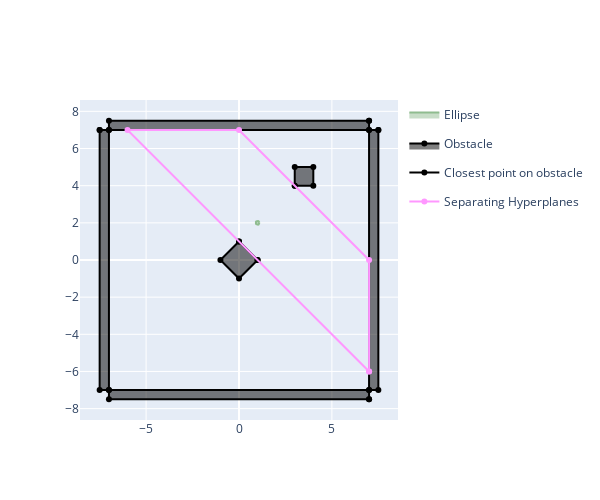

Notebook source saved alongside this figure:
### Code cell
def find_hyperplanes(C, d, obs):
    # Step 1: Find separating hyperplanes which will allow further expansion of the ellipse:
    
    # For each obstacle, find the point on its boundary which is closest to the origin
    # by solving the quadratic program defined in Eqn.4 in Deits 2014
    # Note that x_tilde is in ball-space!
    n_obs = len(obs)
    A = np.zeros((n_obs, 2))
    b = np.zeros((n_obs, 1))
    x_stars = np.zeros((2, n_obs))
    
    # TODO: This can be optimized by checking at the end of each step if there are other obstacles separated by the 
    # the new plane, and then ignoring them in future steps.
    # TODO: This can be optimized by starting with the obstacle closest to the ellipse, working outward
    for j, obs_j in enumerate(obs):
        # Transform obstacle points from world frame into world-space into ball-space
        obs_j_ball_space = np.linalg.inv(C) @ (obs_j - d)
        
        # Find closest point in ball-space
        x_tilde = cp.Variable((2, 1))
        w = cp.Variable((obs_j.shape[1], 1), nonneg=True)
        obj = cp.Minimize(cp.sum_squares(x_tilde)) # Find point which is closest to origin
        constr = [obs_j_ball_space @ w == x_tilde, cp.sum(w) == 1] # Constrain x to inside of obstacle via convex combination of vertices
        prob = cp.Problem(obj, constr)
        prob.solve()

        # Transform the closest point in ball-space back to world space
        x_star_j = C @ x_tilde.value + d

        # Step 1b: Find a and b defining the plane tangent to ellipse which passes through x_star
        # Eqn 6 of Deits 2014
        C_inv = np.linalg.inv(C)
        A[j, :] = (2 * C_inv @ C_inv.T @ (x_star_j - d)).T
        b[j] = A[j,:] @ x_star_j
        
        x_stars[:, j] = np.squeeze(x_star_j)
    return A, b, x_stars

def plot_planes(A, b, d_0, fig=go.Figure()):
    hs = HalfspaceIntersection(np.hstack([A, -b]), d_0.flatten()).intersections
    hs_center = np.mean(hs, axis=1)
    thetas = np.arctan2(hs[:, 1] - hs_center[1], hs[:, 0] - hs_center[0])
    hs = hs[np.argsort(thetas)]
    fig.add_trace(go.Scatter(
        x=np.concatenate([hs[:, 0], [hs[0,0]]]),
        y=np.concatenate([hs[:, 1],[hs[0,1]]]),
        name="Separating Hyperplanes"
    ))
    return fig

A, b, x_stars = find_hyperplanes(C_0, d_0, obs)

fig = go.Figure()
plot_ellipse(C_0, d_0, fig)
plot_obs(obs, fig)

fig.add_trace(go.Scatter(
    x=x_star[0],
    y=x_star[1],
    name="Closest point on obstacle",
    marker=dict(color="black")
))

plot_planes(A, b, d_0, fig)
fig.show()

### Figure 1 — Plotly figure (JSON) as saved in the notebook; plotly's stock layout.template omitted (floating-point values rounded to 4 significant figures)
{"data": [{"fill": "toself", "line": {"color": "darkseagreen"}, "name": "Ellipse", "type": "scatter", "x": [1.1, 1.095, 1.079, 1.055, 1.025, 0.9917, 0.9598, 0.9323, 0.9121, 0.9014, 0.9014, 0.9121, 0.9323, 0.9598, 0.9917, 1.025, 1.055, 1.079, 1.095, 1.1], "y": [2, 2.032, 2.061, 2.084, 2.097, 2.1, 2.092, 2.074, 2.048, 2.016, 1.984, 1.952, 1.926, 1.908, 1.9, 1.903, 1.916, 1.939, 1.968, 2]}, {"fill": "toself", "legendgroup": "obstacle", "line": {"color": "black"}, "name": "Obstacle", "showlegend": true, "type": "scatter", "x": [1, 0, -1, 0, 1], "y": [0, 1, 0, -1, 0]}, {"fill": "toself", "legendgroup": "obstacle", "line": {"color": "black"}, "name": "Obstacle", "showlegend": false, "type": "scatter", "x": [3, 4, 4, 3, 3], "y": [4, 4, 5, 5, 4]}, {"fill": "toself", "legendgroup": "obstacle", "line": {"color": "black"}, "name": "Obstacle", "showlegend": false, "type": "scatter", "x": [7.5, 7, 7, 7.5, 7.5], "y": [7, 7, -7, -7, 7]}, {"fill": "toself", "legendgroup": "obstacle", "line": {"color": "black"}, "name": "Obstacle", "showlegend": false, "type": "scatter", "x": [7, -7, -7, 7, 7], "y": [7.5, 7.5, 7, 7, 7.5]}, {"fill": "toself", "legendgroup": "obstacle", "line": {"color": "black"}, "name": "Obstacle", "showlegend": false, "type": "scatter", "x": [-7.5, -7, -7, -7.5, -7.5], "y": [7, 7, -7, -7, 7]}, {"fill": "toself", "legendgroup": "obstacle", "line": {"color": "black"}, "name": "Obstacle", "showlegend": false, "type": "scatter", "x": [7, -7, -7, 7, 7], "y": [-7.5, -7.5, -7, -7, -7.5]}, {"marker": {"color": "black"}, "name": "Closest point on obstacle", "type": "scatter", "x": [6.661e-16], "y": [1]}, {"name": "Separating Hyperplanes", "type": "scatter", "x": [7.0, 7.0, 3.997e-15, -6.0, 7.0], "y": [-6.0, 2.465e-14, 7.0, 7.0, -6.0]}], "layout": {"height": 500, "width": 600, "xaxis": {"autorange": true, "domain": [0, 1], "range": [-8.567, 8.567], "type": "linear"}, "yaxis": {"autorange": true, "domain": [0, 1], "range": [-8.959, 8.959], "scaleanchor": "x", "type": "linear"}}}
